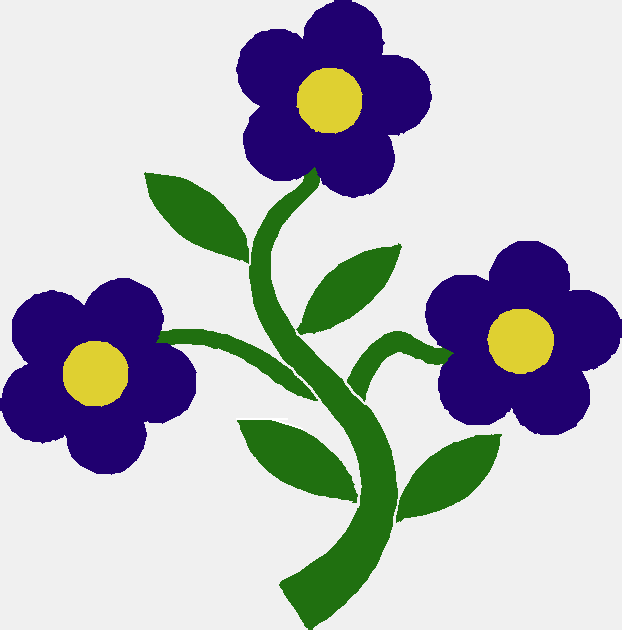
#> input picture 考试/作业/flowers.bmp, 622 x 630 px
$ jupyter execute --allow-errors '2026第八次课后练习-蒋名仪-2500010771.ipynb'
#> lines starting #> are read from the running program, lines starting #| are printed output that depends on the picture; long printed decimals are rounded
# 第八次课后练习

<span style="color:red; font-weight:bold;">请将作业文件命名为 第八次课后练习+姓名+学号.ipynb, 例如 第八次课后练习+张三+1000000000.ipynb</span>

<span style="color:red; font-weight:bold;">在作业过程中觉得有心得或者自己拓展学习到有价值内容的，可以在文件名最后加一个#号。例如第八次课后练习+张三+1000000000+#.ipynb</span>

# 第零部分 代码理解

请认真阅读代码，理解代码的功能，先写出预想的结果。运行并检验结果是否如预期。如果不如预期，请分析理解其中的原因

`pandas.Series`和`pandas.DataFrame`部分操作和用法比较反直觉，与已学过的`numpy.array`、Python内置的列表、字典会有区别，并且部分方法的行为与`pandas`版本也相关，在使用时如果不确定某种操作的行为，在查询[文档](https://pandas.pydata.org/docs/index.html)时务必注意选择对应自己安装的版本

本次出题使用的环境为Python 3.12.2，pandas 2.2.3

## **0.1** `pandas.Series`基本操作

[cell 1]
import pandas as pd
import numpy as np
# print(pd.__version__)   # 查看pandas版本

**创建`Series`**

[cell 2]
data = [1, 2, 3, 4]
series = pd.Series(data)
print(series.index) # RangeIndex(start=0, stop=4, step=1)
print(series.dtype) # int64
print(series.index.dtype) # int64
series.index = ['a', 'b', 'c', 'd']
print(series.index) # Index(['a', 'b', 'c', 'd'], dtype='object')
print(series.dtype) # int64

创建series并打印索引和类型

[cell 3]
data = [1, 2, 3, 4]
index = ['a', 'b', 'c', 'd']
series = pd.Series(data, index=index)
print(series.index) # ['a' 'b' 'c' 'd']
print(series.index.dtype) # object

[cell 4]
data = [1, 2, 3, 4]
index = pd.Index(['a', 'b', 'c', 'd'], dtype=str)
series = pd.Series(data, index=index)
print(series.index) # output: Index(['a', 'b', 'c', 'd'], dtype='object')
print(series.index.dtype) # output: dtype('O')

[cell 5]
data = [1, 2, 3, 4]
index = pd.Index(['a', 'b', 'c', 'd'], dtype="string")
series = pd.Series(data, index=index)
print(series.index) # output: Index(['a', 'b', 'c', 'd'], dtype='string')
print(series.index.dtype) # output: string

[cell 6]
data = [1, 2, 3, 4]
index = pd.Index([None, 2, 3, 4], dtype=str)
series = pd.Series(data, index=index)
print(series.index) # output: Index([None, '2', '3', '4'], dtype='object')
print(series.index.dtype) # output: dtype('O')

[cell 7]
data = [1, 2, 3, 4]
index = pd.Index([None, 2, 3, 4], dtype="string") # dtype="string"会将None转换为字符串"None"
series = pd.Series(data, index=index)
print(series.index)
print(series.index.dtype)

[cell 8]
data = [1, 2, None, 4]
series = pd.Series(data)
print(series.dtype)

[cell 9]
data = {'a': 1, 'b': 2, 'c': 3, 'd': 4}
index = ['a', 'b']
series = pd.Series(data, index=index)
print(series)
print(series.dtype)

[cell 10]
data = {'a': 1, 'b': 2, 'c': 3, 'd': 4}
index = ['a', 'b', 'x', 'y']
series = pd.Series(data, index=index, dtype='int32') #普通整数类型 int32 / int64 无法存储 NaN，只要序列里出现缺失值，pandas 会强制把整个 dtype 升级为 float64，你写的 dtype='int32' 会直接失效。
print(series)
print(series.dtype)

**访问`Series`的元素**

[cell 11]
data = {1:0, 2:1, 0:3}
series = pd.Series(data)
print(series[0])

[cell 12]
data = {'a':0, 'b':1, 'c':3}
series = pd.Series(data)
print(series['a'])
print(series[0])

[cell 13]
data = {1:0, 3:1}
series = pd.Series(data)
#> (the rest of this cell did not finish here and is left out)

[cell 14]
data = {'a':0, 'b':1, 'c':3}
series = pd.Series(data)
print(series[0:1])
print(series[1:0:-1])
print(series['a':'b'])
print(series['b':'a':-1])

[cell 15]
data = {'a':0, 'b':1, 'c':3}
series = pd.Series(data)
print(series[[True, False, True]])

[cell 16]
data = {True:0, False:1}
series = pd.Series(data)
print(series[True])
print(series[False])
print(series[[False, True]]) # 输出True对应位置的索引和值

通过以上例子，相信你已经认识到了直接使用方括号`[]`访问`Series`元素的易混淆性，因此在使用`pandas.Series`时，建议使用`loc`或`iloc`

[cell 17]
series = pd.Series(data=[2, 1], index=[1, 2])
print(series.loc[1])
print(series.iloc[1])

[cell 18]
data = {True:0, False:1}
series = pd.Series(data)
print(series.loc[True])
print(series.loc[[False, True]])
print(series.loc[[True,False]])
print(series.iloc[0])
print(series.iloc[[False, True]])

[cell 19]
data = {True:0, False:1}
series = pd.Series(data)
print(series.reindex([False, True]))

**`Series`与`dict`**

[cell 20]
index = [1, 2, 3, 3]
data = ['a', 'b', 'c', 'd']
data_dict = dict(zip(index, data))
series = pd.Series(data, index=index)

print(len(data_dict))
print(len(series))

print(list(data_dict))
print(list(series))

print(1 in data_dict, 'a' in data_dict)
print(1 in series, 'a' in series)

**`Series`的运算**

[cell 21]
a = pd.Series([1, 1], index=['b', 'c'])
b = pd.Series([1, 1, None], index=['a', 'b', 'e'])
print(a + b)
print(a.add(b, fill_value=0))

[cell 22]
a = pd.Series([1, 2, 3, 4, 5, 6],
              index=['b', 'b', 'b', 'c', 'c', 'd'])
b = 1j * pd.Series([6, 5, 4, 3, 2, 1],                # 1j 是 Python 中的虚数单位（复数类型）。
              index=['b', 'c', 'c', 'd', 'd', 'd'])

display(a + b)

## **0.2** `pandas.DataFrame`基本操作

**注**：可以使用`Ipython`中的函数`display`而非`print`来显示`DataFrame`，以获得更好的呈现效果

[cell 23]
df = pd.DataFrame({'A': [1, None, 3], 'B': [None, 5, 6]})
print(df)
display(df)

**`DataFrame`的创建**

判断以下哪些情况能成功创建`DataFrame`，哪些会报错。如果能创建成功，预测`DataFrame`的内容

#> (a cell that did not finish here is left out)

[cell 25]
df = pd.DataFrame({'A': [1], 'B': [3]})
display(df) # 显示数据框

[cell 26]
df = pd.DataFrame({'A': [1, 2], 'B': 3})
display(df) # 报错，数据框的每一列必须具有相同数量的元素，列B只有一个元素，而列A有两个元素，所以无法创建数据框。

#> (a cell that did not finish here is left out)

#> (a cell that did not finish here is left out)

[cell 29]
data = {'A': [1,2], 'B': [3,4]}
df = pd.DataFrame(data, columns=['X', 'Y'])
display(df)

[cell 30]
data = {'A': [1,2], 'B': [3,4]}
df = pd.DataFrame(data, index=['X', 'Y'])
display(df)

**`DataFrame`的访问**

阅读代码，判断以下对`DataFrame`元素的访问是否会报错，如果不会报错，预测结果的内容和类型（`DataFrame`、`Series`还是一个元素）。比较运行结果进行理解。

[cell 31]
df = pd.DataFrame([[1, 2], [3, 4]], index=['a','b'])
display(df)
#> (the rest of this cell did not finish here and is left out)

[cell 32]
df = pd.DataFrame([[1, 2], [3, 4]], columns=['a','b'])
display(df)
display(df['a'])

[cell 33]
df = pd.DataFrame([[1, 2], [3, 4]], columns=['a','b'])
display(df[['a']]) # 这一列

[cell 34]
df = pd.DataFrame([[1, 2], [3, 4]], columns=['a','b'])
#display(df[['a']][1]) #报错，要用iloc或者loc来索引行数据
display(df.iloc[1]) # 正确的行索引方式
display(df.loc[1]) # 正确的行索引方式

[cell 35]
df = pd.DataFrame([[1, 2], [3, 4]], columns=['a','b'])
display(df[['a']].iloc[1])

[cell 36]
df = pd.DataFrame([[1, 2], [3, 4]], columns=['a','b'], index=['b', 'a'])
display(df)
display(df.loc['a', 'b'])
display(df['a'].loc['b'])
display(df.iloc[0, 1])
display(df.iloc[0].iloc[1])

[cell 37]
df = pd.DataFrame([[1, 2], [3, 4]], columns=['a','b'])
mask = df > 1
display(df[mask])

[cell 38]
df = pd.DataFrame([[1, 2], [3, 4]], columns=['a','b'])
display(df[[True, False]])

[cell 39]
df = pd.DataFrame([[1, 2], [3, 4]], columns=['a','b'])
#> (the rest of this cell did not finish here and is left out)

[cell 40]
df = pd.DataFrame([[1, 2], [3, 4]], columns=['a','b'])
display(df.loc[:, [False, True]])

**`DataFrame`运算**

[cell 41]
df1 = pd.DataFrame({'A': [1, 2], 'B': [3, 4]}, index=[0, 1])
df2 = pd.DataFrame({'A': [5, 6], 'B': [7, 8]}, index=[1, 2])
display(df1 + df2)
display(df1.values + df2.values)

[cell 42]
df = pd.DataFrame({'A': [1, 2, 3], 'B': [4, 5, 6]})
s = pd.Series([10, 20], index=['A', 'B'])
display(df + s) # DataFrame 和 Series 进行加法运算时，pandas 会自动对齐它们的索引。DataFrame 的列索引与 Series 的索引进行对齐，行索引保持不变。对于每个元素，pandas 会将 DataFrame 中对应列的值与 Series 中对应索引的值相加。如果某个索引在 DataFrame 中不存在，则结果为 NaN。

[cell 43]
df = pd.DataFrame({'A': [1, 2], 'B': [3, 4]})
display(df + df.T)
display(df.add(df.T, fill_value=0))

**`DataFrame`其他操作**

[cell 44]
df = pd.DataFrame({'A': [1,2], 'B': [3,4]})
display(df.drop(0))

[cell 45]
df = pd.DataFrame({'A': [1,2], 'B': [3,4]})
df.drop('A', axis=1, inplace=True)
display(df)

[cell 46]
df = pd.DataFrame({'A': [1,2], 'B': [3,4]})
#> (the rest of this cell did not finish here and is left out)

[cell 47]
df = pd.DataFrame({'A': [1, None, 3], 'B': [None, 5, 6]})
display(df.sum())

[cell 48]
df = pd.DataFrame({'A': [1,2], 'B': [3,4]})
result = df.apply(lambda x: x.max() - x.min())
display(result)

[cell 49]
df = pd.DataFrame({'A': [1,2], 'B': [3,4]})
result = df.apply(lambda x: x.max() - x.min(), axis=1)
display(result)

# 第一部分 代码填充

[cell 50]
import pandas as pd
import numpy as np

## **1.1** SVD图像降维

**Step 1** 读入数据并转灰度图

[cell 51]
import cv2
import matplotlib.pyplot as plt

img = cv2.imread('flowers.bmp')
#> img is the input picture: shape (630, 622, 3); mean B, G, R 188.8, 183.5, 181
gray_image = cv2.cvtColor(img, cv2.COLOR_BGR2GRAY)
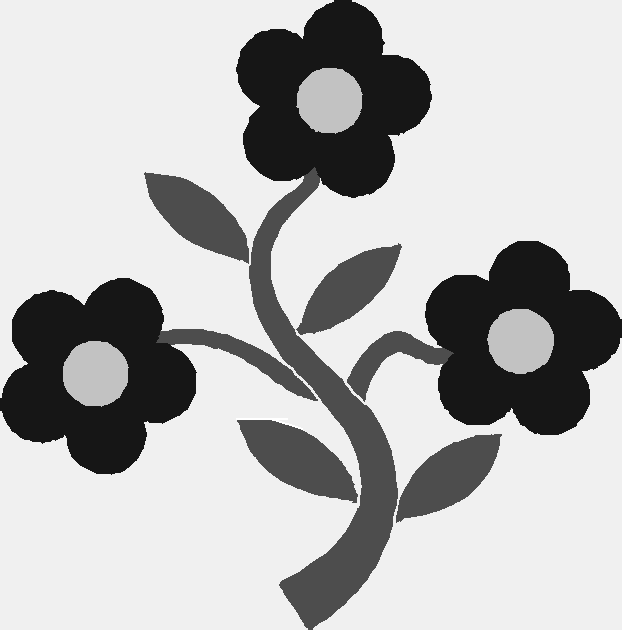
#> gray_image: shape (630, 622); min 22, max 255, mean 183.3
print(gray_image.shape, gray_image.dtype)
#| (630, 622) uint8
print(gray_image.max(), gray_image.min())
#| 255 22
plt.imshow(gray_image, cmap='gray')
plt.show()

**Step 2** 使用SVD计算并输出前10个奇异值

[cell 52]
# TODO
u,s,v = np.linalg.svd(gray_image)
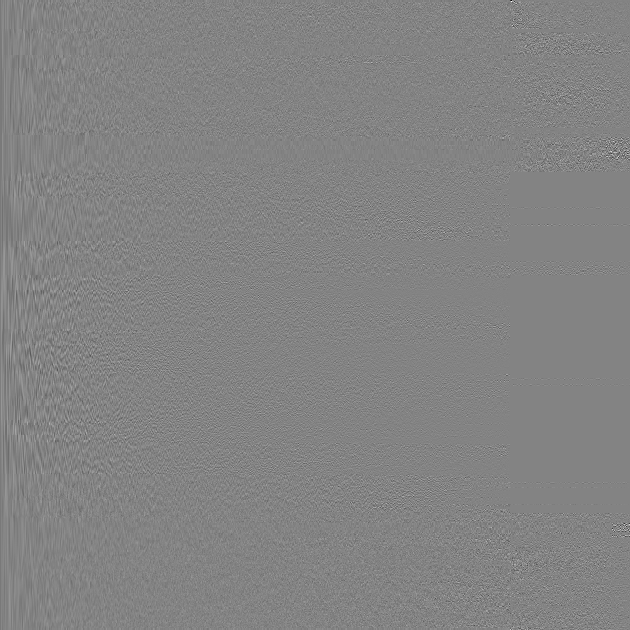
#> u: shape (630, 630) float64; min -0.629, max 0.59, mean -5.77e-05; drawn with min black and max white
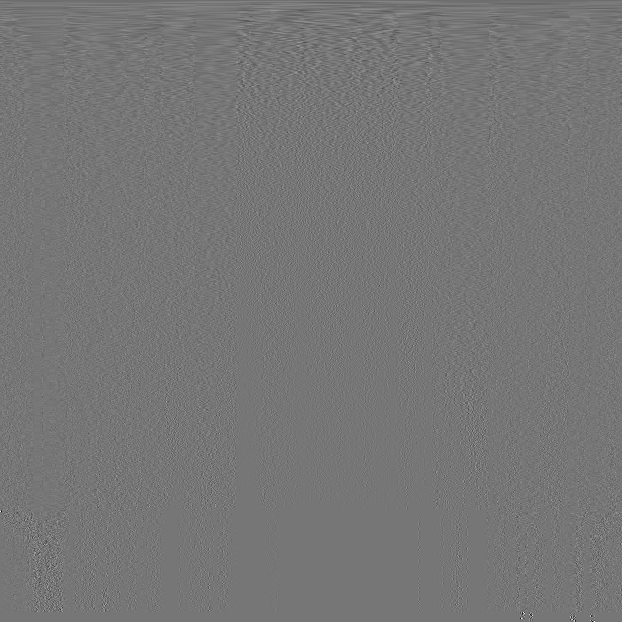
#> v: shape (622, 622) float64; min -0.63, max 0.725, mean -6.05e-05; drawn with min black and max white
#> s = 622 values, max 118894.1 at index 0, min 1.16e-11 at index 512, mean 768
#
odds=s[:10]
#> odds = [118894.1, 25826.9, 15606.2, 15150.7, 13546.7, 11238.5, 11013.5, 9189.8, 8505.3, 6508.4]
print(odds)
#| [118894.093  25826.925   15606.233  15150.667
#|   13546.739  11238.476  11013.521   9189.834
#|    8505.261   6508.429]

**Step 3** 奇异值能量分布可视化 代码填空： 2处

[cell 53]
import matplotlib.pyplot as plt

# 设置matplotlib参数，解决中文显示问题
plt.rcParams['font.sans-serif'] = ['SimHei', 'DejaVu Sans']  # 使用黑体或默认字体
plt.rcParams['axes.unicode_minus'] = False  # 解决负号显示问题

# 你原来的代码
img = cv2.imread('flowers.bmp')
gray_image = cv2.cvtColor(img, cv2.COLOR_BGR2GRAY)
print(gray_image.shape, gray_image.dtype)
#| (630, 622) uint8
print(gray_image.max(), gray_image.min())
#| 255 22

# ========== 使用SVD求特征向量前三个并可视化 ==========

def svd_feature_vectors(image, n_components=3):
    """
    使用SVD提取图像的前n个特征向量

    参数:
    image: 灰度图像 (H, W)
    n_components: 要提取的特征向量个数

    返回:
    U: 左奇异向量 (H, n_components)
    S: 奇异值 (n_components,)
    Vt: 右奇异向量 (n_components, W)
    """
#> called with n_components = 3
    # 对图像矩阵进行SVD分解
    # A = U @ S @ Vt
    U, S, Vt = np.linalg.svd(image.astype(np.float64), full_matrices=False)
#> S has the same summary as s outside svd_feature_vectors

    # 取前n_components个特征向量
    U_top = U[:, :n_components]      # 左特征向量
#> U_top = 630 rows, first 8: [-0.0488, 0.0155, -0.0247], [-0.0488, 0.0155, -0.0247], [-0.0485, 0.0138, -0.0181], [-0.0482, 0.0124, -0.0123], [-0.048, 0.0109, -0.00634], [-0.0479, 0.00994, -0.00305], [-0.0477, 0.00882, 7.13e-05], [-0.0476, 0.00741, 0.00437]
    S_top = S[:n_components]          # 特征值（奇异值）
#> S_top = [118894.1, 25826.9, 15606.2]
    Vt_top = Vt[:n_components, :]    # 右特征向量

    return U_top, S_top, Vt_top

# 提取前3个特征向量
U, S, Vt = svd_feature_vectors(gray_image, n_components=3)
#> U has the same summary as U_top in svd_feature_vectors; S = [118894.1, 25826.9, 15606.2]

# 填空1： 使用前3个特征向量重建图像，并把结果限制在0-255
# todo:
reconstructed = np.clip(U @ np.diag(S) @ Vt, 0, 255).astype(np.uint8)
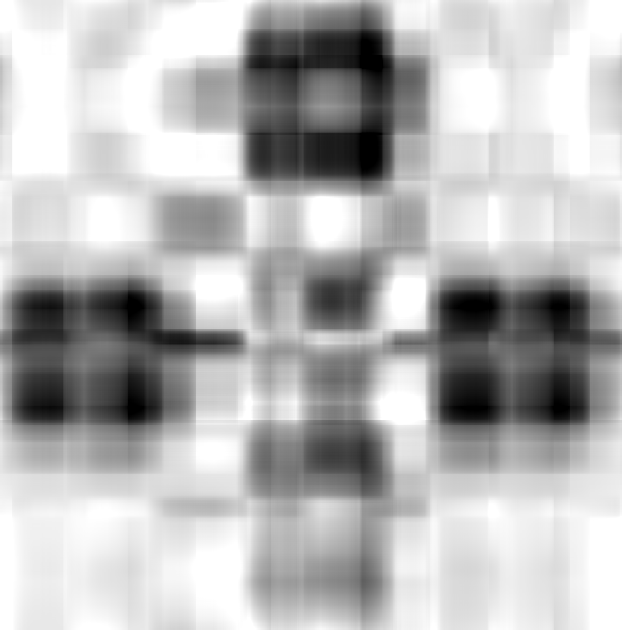
#> reconstructed: shape (630, 622); min 0, max 255, mean 182.1


# 可视化重建效果
fig, axes = plt.subplots(1, 3, figsize=(15, 5))

axes[0].imshow(gray_image, cmap='gray')
axes[0].set_title('Original Image', fontsize=12)
axes[0].axis('off')

axes[1].imshow(reconstructed, cmap='gray')
compression_ratio = gray_image.size / (U.size + len(S) + Vt.size)
#> compression_ratio = 104.2
axes[1].set_title(f'Reconstructed (Top 3 Vectors)\nCompression: {compression_ratio:.1f}x', fontsize=12)
axes[1].axis('off')

# 显示残差
residual = np.abs(gray_image.astype(np.float64) - reconstructed.astype(np.float64))
#> (the rest of the program and of its run is left out)
